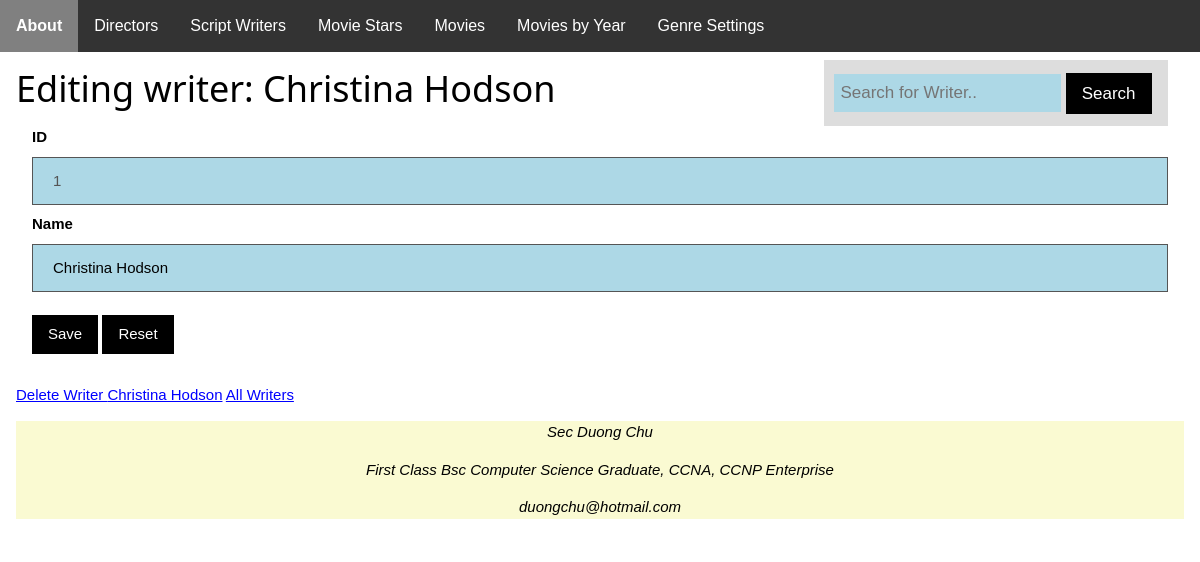
The app's page /writers/edit/1 with its own data.
### app/models/models.py (models this page shows, shortened)
class writer(db.Model):
    Writer_ID = db.Column(db.Integer, primary_key=True)
    Writer_Name = db.Column(db.String(100), nullable=False)

### app/writers/routes.py (the view, shortened to what this page needs)
@writers_bp.route("/edit/<int:Id>", methods=['POST','GET'])
def editwriter(Id):
    _writer = writer.query.get_or_404(Id)
    error = False
    return render_template("writers/edit_writer.html", writer = _writer)

### app/templates/writers/edit_writer.html (shortened to what this page needs)
{% extends "base.html" %}
{% block content %}
	<div class="search-container">
		<form method="post" action="{{ url_for('writers.search') }}">
			<input id="text" type="text" placeholder="Search for Writer.." name="keyword">
			<button class="w3-button w3-black" type="submit">Search</button>
		</form>
	</div>
<h1> Editing writer: {{ writer.Writer_Name }} </h1>
  {% set messages = get_flashed_messages() %}
<span id="delete">
<form method="post" class="w3-container">
	<label for="id"><b>ID</b></label>
	<input type="number" value="{{ writer.Writer_ID }}" name="id" min="1" disabled required>
    <label for="name"><b>Name</b></label>
    <input type="text" id="name" value="{{ writer.Writer_Name }}" name="name" required>
    <p><button class="w3-button w3-black" onclick="return confirm('You are about to edit writer with ID {{ writer.Writer_ID }}')"
	type="submit">Save</button> <a id="cancel" class="bttn w3-button w3-black">Reset</a></p>
</form>
<p><a class="alink" href="#" onclick="deleteEntity('delete','{{ url_for('writers.delete',Id=writer.Writer_ID) }}','{{ writer.Writer_Name }}')">
Delete Writer {{ writer.Writer_Name }}</a>
<a class="alink" href="{{ url_for('writers.index', page=1) }}">All Writers</a></p>
</span>
{% endblock %}

### app/static/common.css (style rules this page uses)
html { box-sizing:border-box }
*,*:before,*:after { box-sizing:inherit }
html { -ms-text-size-adjust:100%;-webkit-text-size-adjust:100% }
body { margin:0 }
b,strong { font-weight:bolder }
button,input,select,textarea,optgroup { font:inherit;margin:0 }
button,input { overflow:visible }
button,select { text-transform:none }
button,[type=button],[type=reset],[type=submit] { -webkit-appearance:button }
html,body { font-family:Verdana,sans-serif;font-size:15px;line-height:1.5 }
html { overflow-x:hidden }
h1 { font-size:36px }
h1,h2,h3,h4,h5,h6 { font-family:"Segoe UI",Arial,sans-serif;font-weight:400;margin:10px 0 }
.w3-btn,.w3-button { border:none;display:inline-block;padding:8px 16px;vertical-align:middle;overflow:hidden;text-decoration:none;color:inherit;background-color:inherit;text-align:center;cursor:pointer;white-space:nowrap }
.w3-btn,.w3-button { -webkit-touch-callout:none;-webkit-user-select:none;-khtml-user-select:none;-moz-user-select:none;-ms-user-select:none;user-select:none }
.w3-container:after,.w3-container:before,.w3-panel:after,.w3-panel:before,.w3-row:after,.w3-row:before,.w3-row-padding:after,.w3-row-padding:before, .w3-cell-row:before,.w3-cell-row:after,.w3-clear:after,.w3-clear:before,.w3-bar:before,.w3-bar:after { content:"";display:table;clear:both }
.w3-container,.w3-panel { padding:0.01em 16px }
.w3-black,.w3-hover-black:hover { color:#fff!important;background-color:#000!important }

### app/static/style.css (style rules this page uses)
body { font-family: Arial, Helvetica, sans-serif; }
input[type=text], [type=number], [type=select] { width: 100%; padding: 12px 20px; margin: 8px 0; box-sizing: border-box; border: 1px solid #555; outline: none; }
input[type=text], [type=number], [type=select]:focus { background-color: lightblue; }
.search-container { float: right; padding: 6px 10px; margin-top: 8px; margin-right: 16px; background: #ddd; font-size: 17px; border: none; cursor: pointer; }
#text { padding: 6px; margin-top: 8px; font-size: 17px; border: none; background-color: light-blue; width: 70%; }
.alink { color: blue; }

### records on screen
writer: Writer_Name "Christina Hodson", id "1", name "Christina Hodson"
